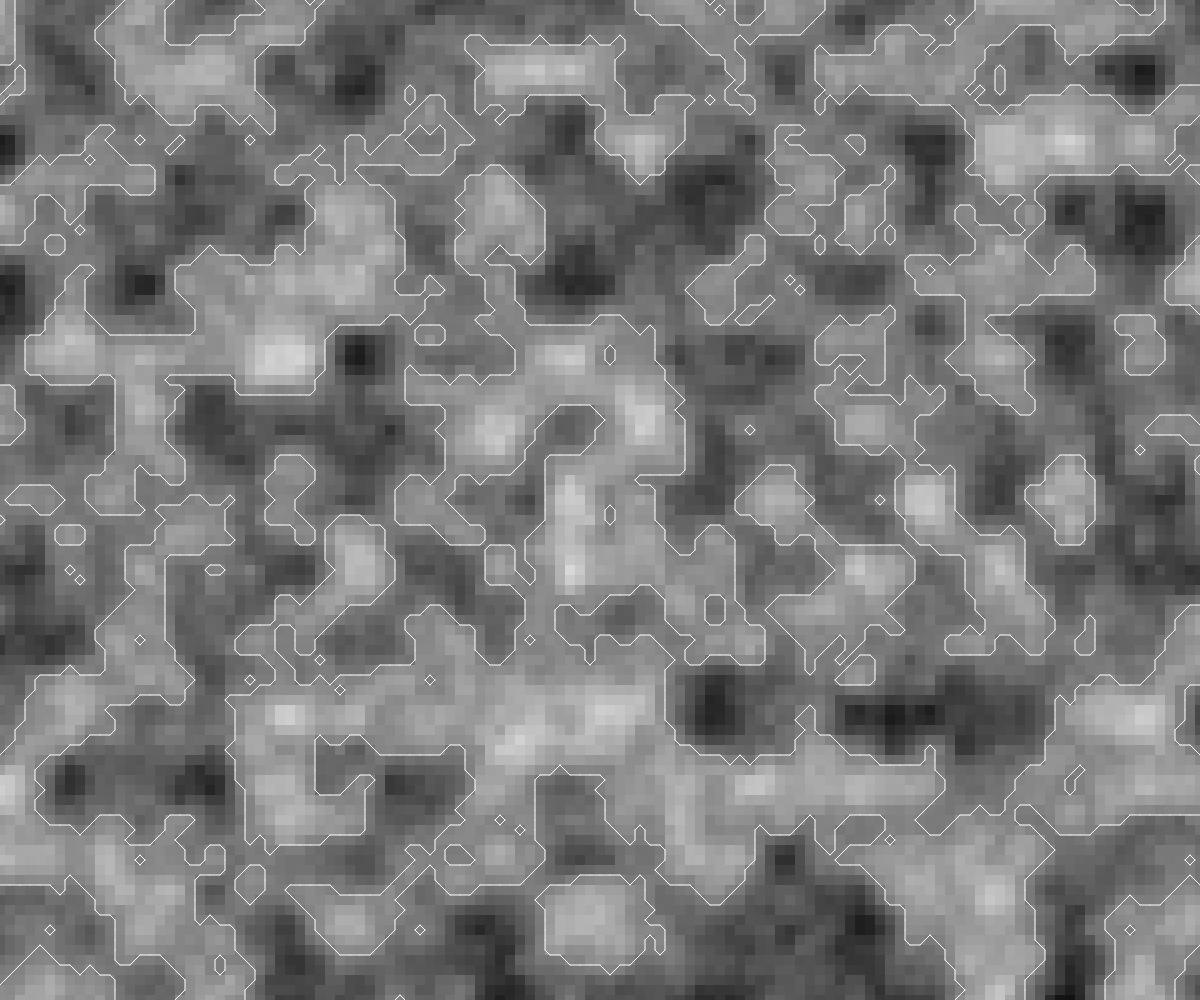
Frame 1 (no input)
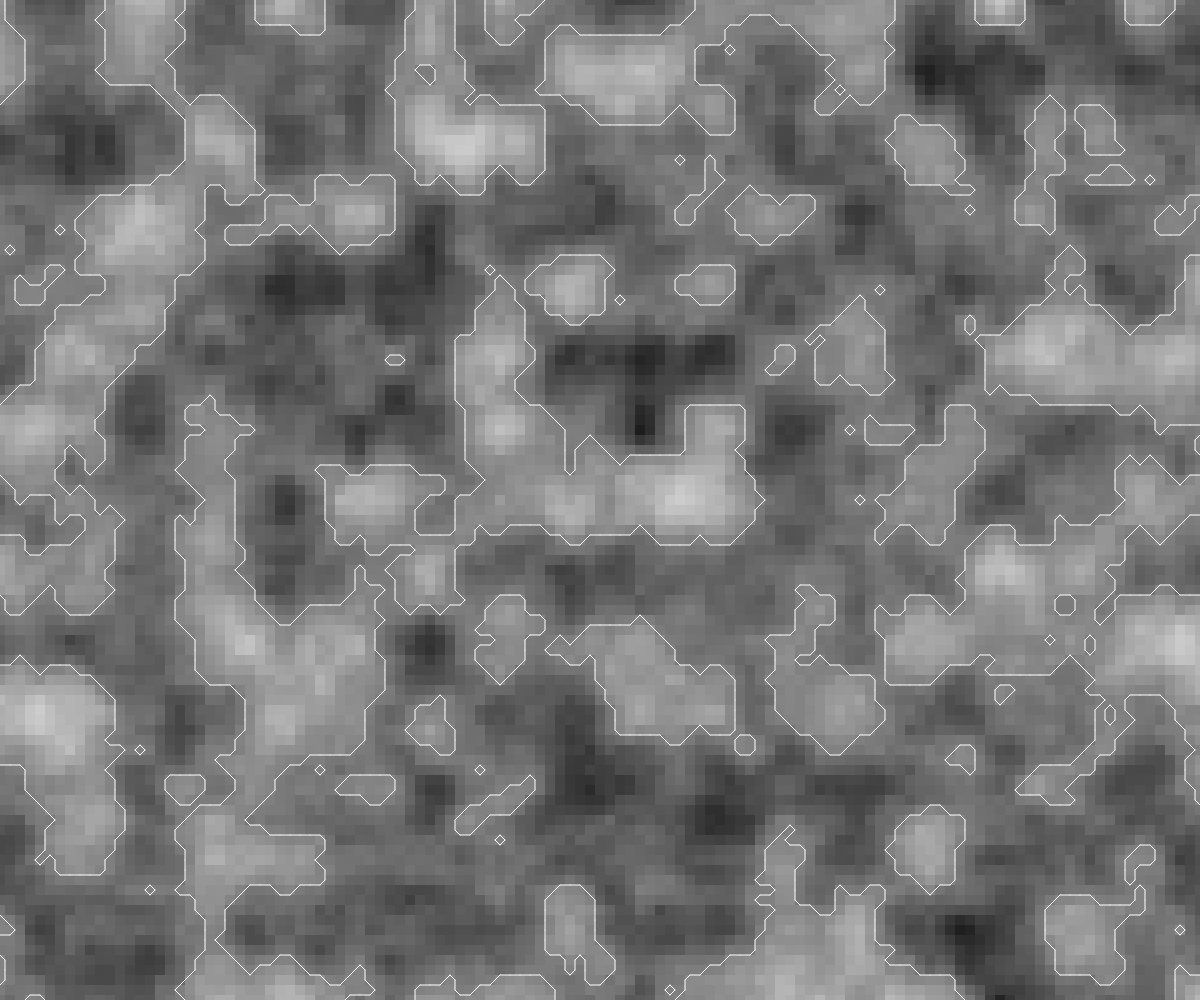
Frame 60 (no input)
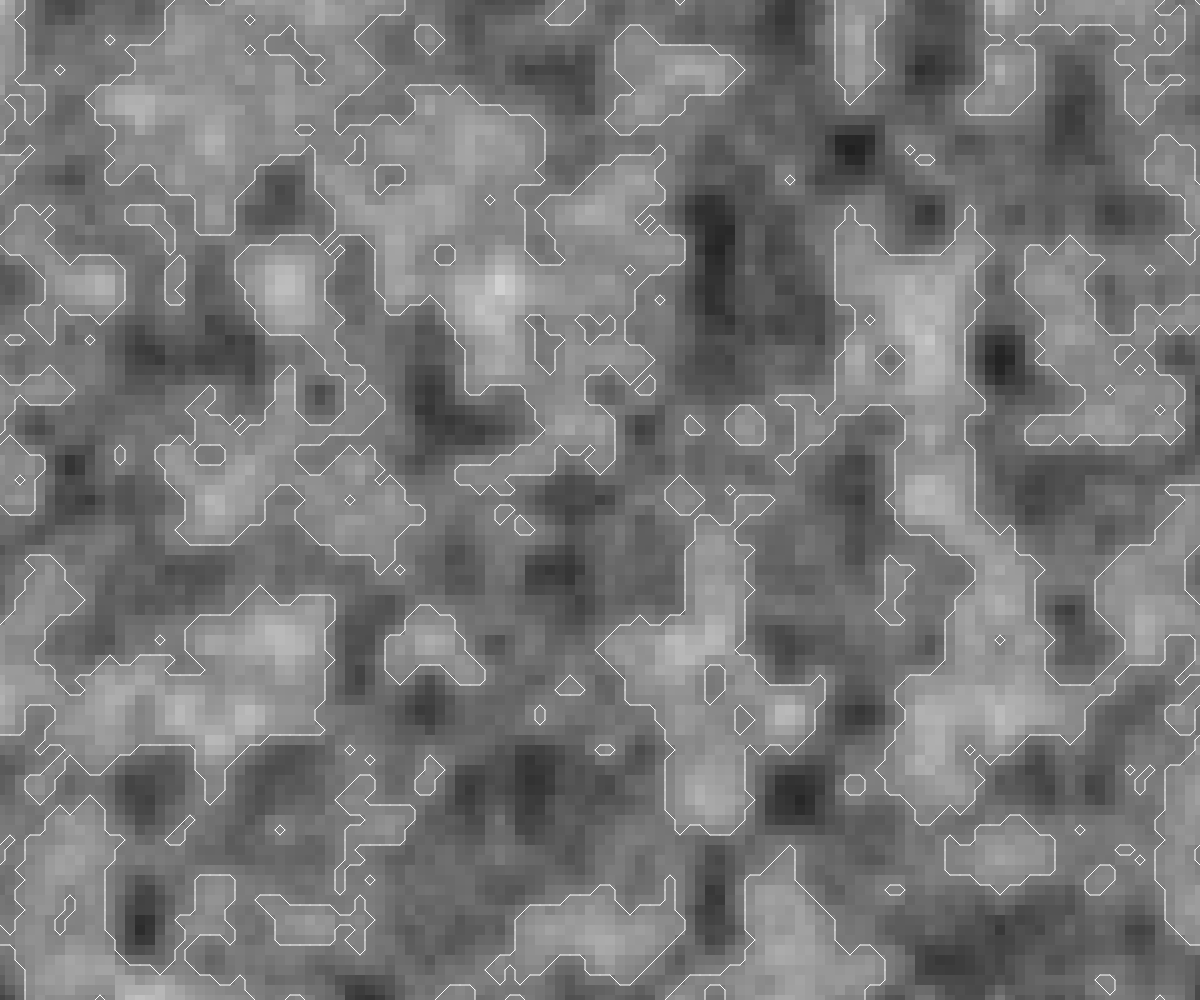
Frame 120 (the mouse pressed at the canvas centre since frame 60)

The p5.js sketch that drew these frames (run headless with seeded random() and noise() and a simulated clock; from frame 60 on, the mouse is pressed at the canvas centre):

// p5.js sketch
// ── sketch.js
let res = 10; //Dist between squares
let cols, rows;
let map = [];
let level = [];
let noiseRes = 0.14;
let choice = 1;

function setup(){
  createCanvas(windowWidth,windowHeight);
  cols = width/res + 1;
  rows = height/res + 1; 
  
  if(choice == 1){
    colorMode(RGB);
  }
  else{
    colorMode(HSB);
  }

  frameRate(60);
}

function draw(){
  background(150);
  if(choice == 1){
    v1();
  }
  else{
    v2([.6,.5,.4]);
  }
}

function keyPressed(){
  if(keyCode == ENTER){
    if(choice == 1){
      colorMode(HSB);
      choice = 0;
    }
    else{
      colorMode(RGB);
      choice = 1;
    }
    console.log(choice);
  }
  else if(keyCode == UP_ARROW){
    noiseRes+=0.01;
  }
  else if(keyCode == DOWN_ARROW){
    noiseRes-=0.01;
  }
  else if(keyCode == LEFT_ARROW){
    limit-=0.01;
  }
  else if(keyCode == RIGHT_ARROW){
    limit+=0.01;
  }
}

function v1(){
  let n;
  for(let i = 0; i < cols; i++){
    level.push([])
    map.push([])
    for(let j = 0; j < rows; j++){
      n = noise(i*noiseRes, j*noiseRes, frameCount/50);
      map[i][j] = n;
      if(n>.5){
        level[i][j] = 1;
      }else{
        level[i][j] = 0;
      }
    }
  }

  noStroke()
  for(let i = 0; i < cols; i++){
    for(let j = 0; j < rows; j++){
      fill(map[i][j] * 255);
      rect((i-.5)*res, (j-.5)*res, res, res);
    }
  }
  strokeWeight(res*.1);
  stroke(255);
  let a;
  let b;
  let c; 
  let d;
  for(let i = 0; i < cols-1; i++){
    for(let j = 0; j < rows-1; j++){
      a = new createVector((i+.5)*res,      j*res);
      b = new createVector( (i+1)*res, (j+.5)*res);
      c = new createVector((i+.5)*res,  (j+1)*res);
      d = new createVector(     i*res, (j+.5)*res);
      if(level[i][j] == 0 && level[i+1][j] == 0 && level[i+1][j+1] == 0 && level[i][j+1] == 1){
        line(d.x,d.y,c.x,c.y);
      }
      else if(level[i][j] == 0 && level[i+1][j] == 0 && level[i+1][j+1] == 1 && level[i][j+1] == 0){
        line(c.x,c.y,b.x,b.y);
      }
      else if(level[i][j] == 0 && level[i+1][j] == 0 && level[i+1][j+1] == 1 && level[i][j+1] == 1){
        line(d.x,d.y,b.x,b.y);
      }
      else if(level[i][j] == 0 && level[i+1][j] == 1 && level[i+1][j+1] == 0 && level[i][j+1] == 0){
        line(a.x,a.y,b.x,b.y);
      }
      else if(level[i][j] == 0 && level[i+1][j] == 1 && level[i+1][j+1] == 0 && level[i][j+1] == 1){
        line(a.x,a.y,d.x,d.y);
        line(b.x,b.y,c.x,c.y);
      }
      else if(level[i][j] == 0 && level[i+1][j] == 1 && level[i+1][j+1] == 1 && level[i][j+1] == 0){
        line(a.x,a.y,c.x,c.y);
      }
      else if(level[i][j] == 0 && level[i+1][j] == 1 && level[i+1][j+1] == 1 && level[i][j+1] == 1){
        line(a.x,a.y,d.x,d.y);
      }
      else if(level[i][j] == 1 && level[i+1][j] == 0 && level[i+1][j+1] == 0 && level[i][j+1] == 0){
        line(a.x,a.y,d.x,d.y);
      }
      else if(level[i][j] == 1 && level[i+1][j] == 0 && level[i+1][j+1] == 0 && level[i][j+1] == 1){
        line(a.x,a.y,c.x,c.y);
      }
      else if(level[i][j] == 1 && level[i+1][j] == 0 && level[i+1][j+1] == 1 && level[i][j+1] == 0){
        line(a.x,a.y,d.x,d.y);
        line(c.x,c.y,b.x,b.y);
      }
      else if(level[i][j] == 1 && level[i+1][j] == 0 && level[i+1][j+1] == 1 && level[i][j+1] == 1){
        line(a.x,a.y,b.x,b.y);
      }
      else if(level[i][j] == 1 && level[i+1][j] == 1 && level[i+1][j+1] == 0 && level[i][j+1] == 0){
        line(d.x,d.y,b.x,b.y);
      }
      else if(level[i][j] == 1 && level[i+1][j] == 1 && level[i+1][j+1] == 0 && level[i][j+1] == 1){
        line(c.x,c.y,b.x,b.y);
      }
      else if(level[i][j] == 1 && level[i+1][j] == 1 && level[i+1][j+1] == 1 && level[i][j+1] == 0){
        line(d.x,d.y,c.x,c.y);
      }
    }
  }
}


function v2(limits){
  for(let i = 0; i < cols; i++){
    level.push([])
    for(let j = 0; j < rows; j++){
      let n = noise(i*noiseRes, j*noiseRes, frameCount/50);
      level[i][j] = n;
    }
  }

  noStroke()
  for(let i = 0; i < cols; i++){
    for(let j = 0; j < rows; j++){
      fill(level[i][j] * 360,255,255);
      rect((i-.5)*res, (j-.5)*res, res, res);
    }
  }
  strokeWeight(res*.1);
  stroke(255);

  limits.forEach(limit => borders(limit));
}

function borders(limit){
  for(let i = 0; i < cols-1; i++){
    for(let j = 0; j < rows-1; j++){
      let a = new createVector((i+(level[i][j] + level[i+1][j])*.5)*res,      j*res);
      let b = new createVector( (i+1)*res, (j+(level[i+1][j] + level[i+1][j+1])*.5)*res);
      let c = new createVector((i+(level[i][j+1] + level[i+1][j+1])*.5)*res,  (j+1)*res);
      let d = new createVector(     i*res, (j+(level[i][j] + level[i][j+1])*.5)*res);

      if(level[i][j] < limit && level[i+1][j] < limit && level[i+1][j+1] < limit && level[i][j+1] > limit ){
        line(d.x,d.y,c.x,c.y);
      }
      else if(level[i][j] < limit && level[i+1][j] < limit && level[i+1][j+1] > limit && level[i][j+1] < limit){
        line(c.x,c.y,b.x,b.y);
      }
      else if(level[i][j] < limit && level[i+1][j] < limit && level[i+1][j+1] > limit && level[i][j+1] > limit){
        line(d.x,d.y,b.x,b.y);
      }
      else if(level[i][j] < limit && level[i+1][j] > limit && level[i+1][j+1] < limit && level[i][j+1] < limit){
        line(a.x,a.y,b.x,b.y);
      }
      else if(level[i][j] < limit && level[i+1][j] > limit && level[i+1][j+1] < limit && level[i][j+1] > limit){
        line(a.x,a.y,d.x,d.y);
        line(b.x,b.y,c.x, c.y);
      }
      else if(level[i][j] < limit && level[i+1][j] > limit && level[i+1][j+1] > limit && level[i][j+1] < limit){
        line(a.x,a.y,c.x,c.y);
      }
      else if(level[i][j] < limit && level[i+1][j] > limit && level[i+1][j+1] > limit && level[i][j+1] > limit){
        line(a.x,a.y,d.x,d.y);
      }
      else if(level[i][j] > limit && level[i+1][j] < limit && level[i+1][j+1] < limit && level[i][j+1] < limit){
        line(a.x,a.y,d.x,d.y);
      }
      else if(level[i][j] > limit && level[i+1][j] < limit && level[i+1][j+1] < limit && level[i][j+1] > limit){
        line(a.x,a.y,c.x,c.y);
      }
      else if(level[i][j] > limit && level[i+1][j] < limit && level[i+1][j+1] > limit && level[i][j+1] < limit){
        line(a.x,a.y,d.x,d.y);
        line(c.x,c.y,b.x,b.y);
      }
      else if(level[i][j] > limit && level[i+1][j] < limit && level[i+1][j+1] > limit && level[i][j+1] > limit){
        line(a.x,a.y,b.x,b.y);
      }
      else if(level[i][j] > limit && level[i+1][j] > limit && level[i+1][j+1] < limit && level[i][j+1] < limit){
        line(d.x,d.y,b.x,b.y);
      }
      else if(level[i][j] > limit && level[i+1][j] > limit && level[i+1][j+1] < limit && level[i][j+1] > limit){
        line(c.x,c.y,b.x,b.y);
      }
      else if(level[i][j] > limit && level[i+1][j] > limit && level[i+1][j+1] > limit && level[i][j+1] < limit){
        line(d.x,d.y,c.x,c.y);
      }
    }
  }
}
